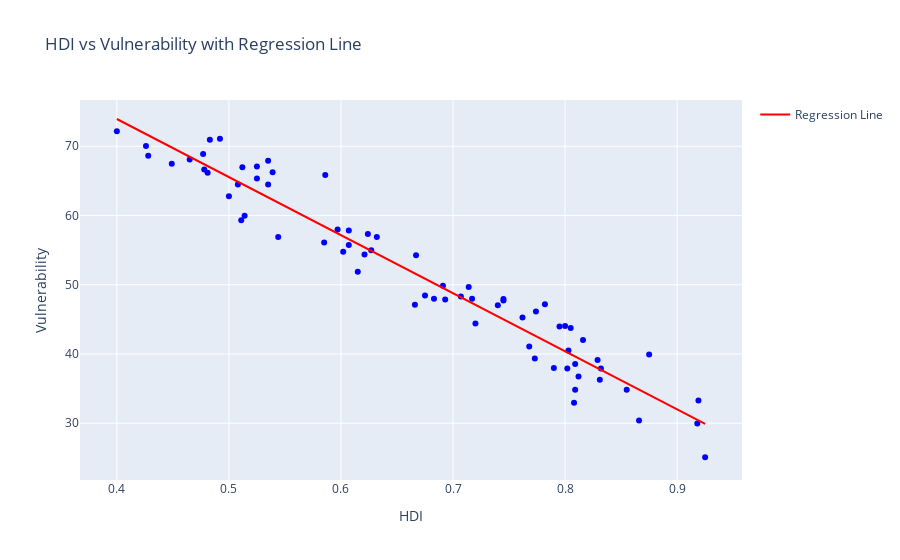

Notebook source saved alongside this figure:
### Code cell
fig = px.scatter(wri_hdi_2021_cleaned, x='Human Development Index (HDI) - 2021', y='Vulnerability', 
                 title='HDI vs Vulnerability with Regression Line',
                 labels={'Human Development Index (HDI) - 2021': 'HDI', 'Vulnerability': 'Vulnerability'},
                 color_discrete_sequence=['blue'])

x = wri_hdi_2021_cleaned['Human Development Index (HDI) - 2021']
y = wri_hdi_2021_cleaned['Vulnerability']
slope, intercept = np.polyfit(x, y, 1)
regression_line = slope * x + intercept

fig.add_trace(go.Scatter(x=x, y=regression_line, mode='lines', name='Regression Line', line=dict(color='red')))

fig.update_layout(
    xaxis_title='HDI',
    yaxis_title='Vulnerability',
    showlegend=True
)

fig.show()

### Figure 1 — Plotly figure (JSON) as saved in the notebook; plotly's stock layout.template omitted (floating-point values rounded to 4 significant figures)
{"data": [{"hovertemplate": "HDI=%{x}<br>Vulnerability=%{y}<extra></extra>", "legendgroup": "", "marker": {"color": "blue", "symbol": "circle"}, "mode": "markers", "name": "", "orientation": "v", "showlegend": false, "type": "scatter", "x": [0.607, 0.745, 0.72, 0.829, 0.714, 0.627, 0.809, 0.607, 0.675, 0.624, 0.535, 0.667, 0.4, 0.483, 0.535, 0.809, 0.5, 0.525, 0.855, 0.621, 0.449, 0.539, 0.428, 0.426, 0.586, 0.511, 0.925, 0.477, 0.632, 0.802, 0.512, 0.481, 0.74, 0.465, 0.525, 0.508, 0.478, 0.683, 0.691, 0.597, 0.805, 0.803, 0.782, 0.585, 0.492, 0.544, 0.832, 0.762, 0.514, 0.8, 0.768, 0.615, 0.745, 0.707, 0.774, 0.602, 0.831, 0.812, 0.693, 0.717, 0.866, 0.666, 0.875, 0.919, 0.773, 0.808, 0.816, 0.79, 0.795, 0.918], "xaxis": "x", "y": [57.82, 47.95, 44.41, 39.14, 49.69, 54.98, 38.54, 55.73, 48.46, 57.34, 67.91, 54.25, 72.15, 70.92, 64.46, 34.83, 62.78, 65.33, 34.83, 54.35, 67.48, 66.23, 68.64, 70.02, 65.86, 59.31, 25.09, 68.87, 56.88, 37.92, 66.98, 66.17, 47.05, 68.08, 67.07, 64.49, 66.63, 47.97, 49.86, 57.98, 43.74, 40.49, 47.19, 56.11, 71.09, 56.88, 37.92, 45.26, 59.98, 44.06, 41.08, 51.89, 47.72, 48.32, 46.15, 54.76, 36.28, 36.74, 47.86, 47.98, 30.38, 47.12, 39.94, 33.3, 39.36, 32.96, 42.02, 37.96, 43.98, 29.96], "yaxis": "y"}, {"line": {"color": "red"}, "mode": "lines", "name": "Regression Line", "type": "scatter", "x": [0.607, 0.745, 0.72, 0.829, 0.714, 0.627, 0.809, 0.607, 0.675, 0.624, 0.535, 0.667, 0.4, 0.483, 0.535, 0.809, 0.5, 0.525, 0.855, 0.621, 0.449, 0.539, 0.428, 0.426, 0.586, 0.511, 0.925, 0.477, 0.632, 0.802, 0.512, 0.481, 0.74, 0.465, 0.525, 0.508, 0.478, 0.683, 0.691, 0.597, 0.805, 0.803, 0.782, 0.585, 0.492, 0.544, 0.832, 0.762, 0.514, 0.8, 0.768, 0.615, 0.745, 0.707, 0.774, 0.602, 0.831, 0.812, 0.693, 0.717, 0.866, 0.666, 0.875, 0.919, 0.773, 0.808, 0.816, 0.79, 0.795, 0.918], "y": [56.57, 45.0, 47.1, 37.96, 47.6, 54.9, 39.64, 56.57, 50.87, 55.15, 62.61, 51.54, 73.93, 66.97, 62.61, 39.64, 65.55, 63.45, 35.78, 55.4, 69.82, 62.28, 71.59, 71.75, 58.34, 64.63, 29.91, 67.48, 54.48, 40.22, 64.54, 67.14, 45.42, 68.48, 63.45, 64.88, 67.39, 50.2, 49.53, 57.41, 39.97, 40.14, 41.9, 58.42, 66.22, 61.86, 37.71, 43.58, 64.37, 40.39, 43.07, 55.9, 45.0, 48.19, 42.57, 56.99, 37.79, 39.38, 49.36, 47.35, 34.86, 51.63, 34.1, 30.41, 42.65, 39.72, 39.05, 41.23, 40.81, 30.5]}], "layout": {"autosize": true, "legend": {"tracegroupgap": 0}, "showlegend": true, "title": {"text": "HDI vs Vulnerability with Regression Line"}, "xaxis": {"anchor": "y", "autorange": true, "domain": [0, 1], "range": [0.3666, 0.9584], "title": {"text": "HDI"}, "type": "linear"}, "yaxis": {"anchor": "x", "autorange": true, "domain": [0, 1], "range": [21.15, 76.71], "title": {"text": "Vulnerability"}, "type": "linear"}}}
